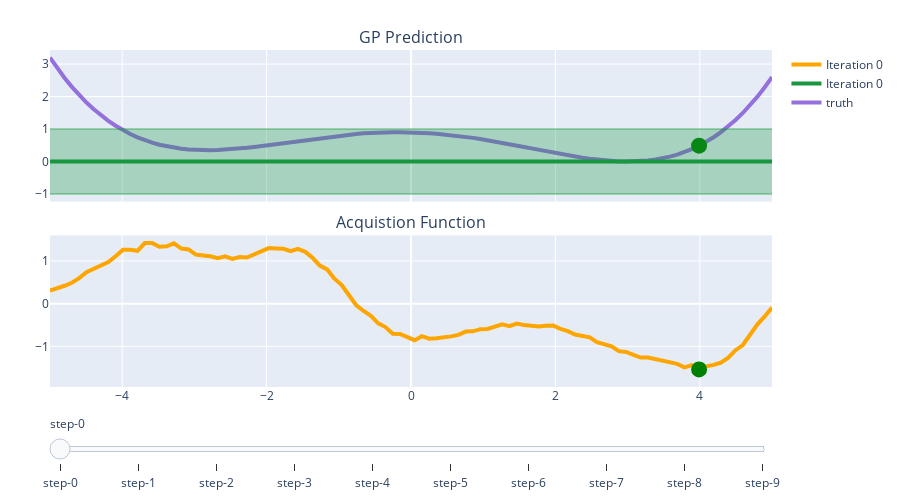

The notebook cell saved with this chart:
### Code cell
truth = himmelblau(X_query).flatten()
plot_bo(result, X_plot=X_query.flatten(), truth=truth)
